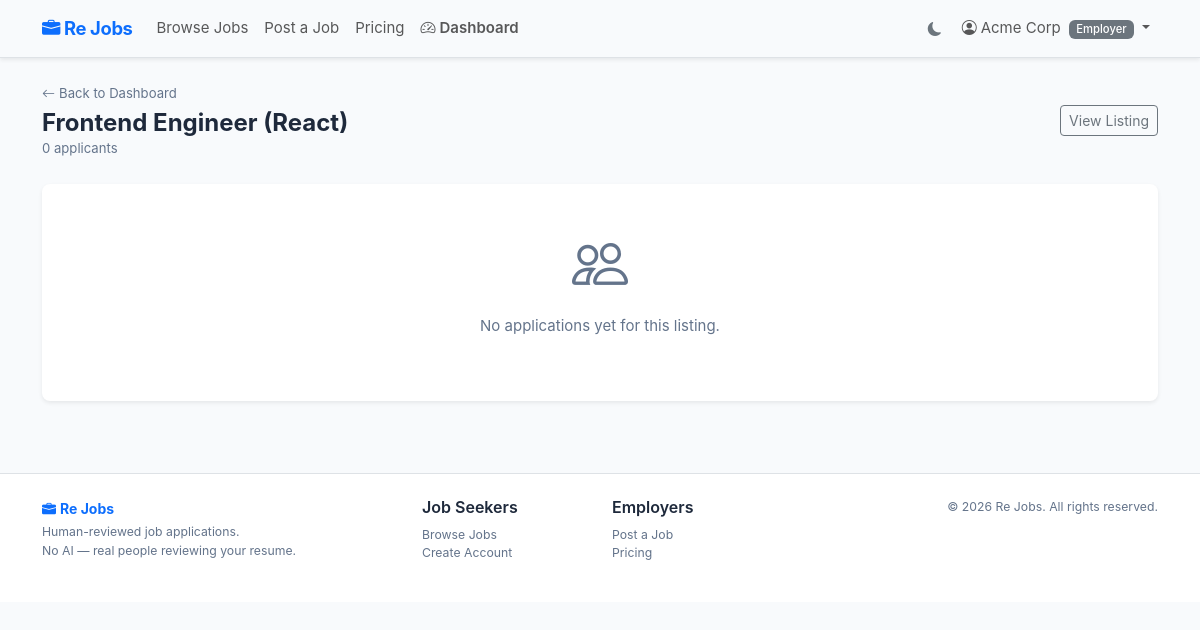
/apply/job/2/applicants/ (signed in), run on the app's committed database.
### apps/accounts/models.py (models this page shows, shortened)
class CustomUser(AbstractUser):
    ADMIN = 'admin'
    REVIEWER = 'reviewer'
    EMPLOYER = 'employer'
    JOB_SEEKER = 'job_seeker'
    ROLE_CHOICES = [
        (ADMIN, 'Admin'),
        (REVIEWER, 'Reviewer'),
        (EMPLOYER, 'Employer'),
        (JOB_SEEKER, 'Job Seeker'),
    ]
    username = models.CharField(
        _('username'),
        max_length=150,
        blank=True,
        validators=[UnicodeUsernameValidator()],
    )
    email = models.EmailField(_('email address'), unique=True)
    role = models.CharField(max_length=20, choices=ROLE_CHOICES, default=JOB_SEEKER)
    objects = CustomUserManager()
    USERNAME_FIELD = 'email'
    REQUIRED_FIELDS = []
    class Meta:
        verbose_name = _('user')
        verbose_name_plural = _('users')
    def get_full_name(self):
        full = f'{self.first_name} {self.last_name}'.strip()
        return full or self.email
    @property
    def is_admin_user(self):
        return self.role == self.ADMIN or self.is_superuser
    @property
    def is_employer_user(self):
        return self.role == self.EMPLOYER
    @property
    def display_role(self):
        return dict(self.ROLE_CHOICES).get(self.role, self.role)

### apps/jobs/models.py (models this page shows, shortened)
class JobListing(models.Model):
    FULL_TIME = 'full_time'
    PART_TIME = 'part_time'
    CONTRACT = 'contract'
    TEMPORARY = 'temporary'
    INTERNSHIP = 'internship'
    JOB_TYPE_CHOICES = [
        (FULL_TIME, 'Full Time'),
        (PART_TIME, 'Part Time'),
        (CONTRACT, 'Contract'),
        (TEMPORARY, 'Temporary'),
        (INTERNSHIP, 'Internship'),
    ]
    DRAFT = 'draft'
    ACTIVE = 'active'
    PAUSED = 'paused'
    CLOSED = 'closed'
    EXPIRED = 'expired'
    STATUS_CHOICES = [
        (DRAFT, 'Draft'),
        (ACTIVE, 'Active'),
        (PAUSED, 'Paused'),
        (CLOSED, 'Closed'),
        (EXPIRED, 'Expired'),
    ]
    ONSITE = 'onsite'
    REMOTE = 'remote'
    HYBRID = 'hybrid'
    WORK_MODE_CHOICES = [
        (ONSITE, 'On-site'),
        (REMOTE, 'Remote'),
        (HYBRID, 'Hybrid'),
    ]
    employer = models.ForeignKey(
        'accounts.EmployerProfile',
        on_delete=models.CASCADE,
        related_name='job_listings',
    )
    category = models.ForeignKey(
        JobCategory,
        on_delete=models.SET_NULL,
        null=True,
        blank=True,
        related_name='job_listings',
    )
    title = models.CharField(max_length=200)
    slug = models.SlugField(max_length=250, unique=True, blank=True)
    description = models.TextField()
    requirements = models.TextField()
    responsibilities = models.TextField(blank=True)
    job_type = models.CharField(max_length=20, choices=JOB_TYPE_CHOICES, default=FULL_TIME)
    work_mode = models.CharField(max_length=20, choices=WORK_MODE_CHOICES, default=ONSITE)
    location = models.CharField(max_length=200, blank=True)
    salary_min = models.DecimalField(max_digits=10, decimal_places=2, null=True, blank=True)
    salary_max = models.DecimalField(max_digits=10, decimal_places=2, null=True, blank=True)
    salary_currency = models.CharField(max_length=3, default='USD')
    is_salary_public = models.BooleanField(default=True)
    status = models.CharField(max_length=20, choices=STATUS_CHOICES, default=DRAFT)
    is_featured = models.BooleanField(default=False)
    application_deadline = models.DateField(null=True, blank=True)
    posted_at = models.DateTimeField(null=True, blank=True)
    expires_at = models.DateTimeField(null=True, blank=True)
    created_at = models.DateTimeField(auto_now_add=True)
    updated_at = models.DateTimeField(auto_now=True)
    class Meta:
        verbose_name = 'Job Listing'
        verbose_name_plural = 'Job Listings'
        ordering = ['-posted_at', '-created_at']

### apps/applications/views.py (the view)
# urls.py: path('job/<int:job_pk>/applicants/', views.job_applicants, name='job_applicants'),
@login_required
def job_applicants(request, job_pk):
    if not request.user.is_employer_user:
        messages.error(request, 'Access denied.')
        return redirect('dashboard:home')
    job = get_object_or_404(
        JobListing,
        pk=job_pk,
        employer=request.user.employer_profile,
    )
    applications = (
        job.applications
        .select_related('applicant')
        .prefetch_related('review_assignments')
        .order_by('-applied_at')
    )
    return render(request, 'applications/job_applicants.html', {
        'job': job,
        'applications': applications,
    })

### templates/applications/job_applicants.html (shortened to what this page needs)
{% extends 'base.html' %}
{% block content %}
<div class="container">
  <div class="d-flex justify-content-between align-items-center mb-4">
    <div>
      <a href="{% url 'dashboard:employer' %}" class="text-muted small text-decoration-none">
        <i class="bi bi-arrow-left me-1"></i>Back to Dashboard
      </a>
      <h1 class="h4 fw-bold mb-0 mt-1">{{ job.title }}</h1>
      <span class="text-muted small">{{ applications|length }} applicant{{ applications|length|pluralize }}</span>
    </div>
    <a href="{% url 'jobs:detail' job.slug %}" class="btn btn-outline-secondary btn-sm">View Listing</a>
  </div>
  <div class="card border-0 shadow-sm">
    {% if applications %}
    <div class="table-responsive">
      <table class="table table-hover align-middle mb-0">
        <thead class="table-group-divider">
          <tr>
            <th>Applicant</th>
            <th>Applied</th>
            <th>Status</th>
            <th>Review</th>
            <th></th>
          </tr>
        </thead>
        <tbody>
          {% for app in applications %}
          <tr>
            <td>
              <div class="fw-medium">{{ app.applicant.get_full_name }}</div>
              <div class="text-muted small">{{ app.applicant.email }}</div>
            </td>
            <td class="text-muted small">{{ app.applied_at|date:"M j, Y" }}</td>
            <td>
              {% if app.status == 'pending' %}<span class="badge bg-secondary">Pending</span>
              {% elif app.status == 'under_review' %}<span class="badge text-bg-info">Under Review</span>
              {% elif app.status == 'reviewed' %}<span class="badge bg-primary">Reviewed</span>
              {% elif app.status == 'shortlisted' %}<span class="badge bg-success">Shortlisted</span>
              {% elif app.status == 'rejected' %}<span class="badge bg-danger">Not Selected</span>
              {% elif app.status == 'hired' %}<span class="badge text-bg-warning">Hired</span>
              {% else %}<span class="badge bg-secondary-subtle text-secondary-emphasis">{{ app.get_status_display }}</span>{% endif %}
            </td>
            <td>
              {% with ra=app.review_assignments.first %}
              {% if ra %}
                <span class="text-muted small">{{ ra.reviewer.get_full_name }}</span>
              {% else %}
                <span class="text-muted small">Unassigned</span>
              {% endif %}
              {% endwith %}
            </td>
            <td>
              <a href="{% url 'applications:detail' app.pk %}" class="btn btn-outline-secondary btn-sm">View</a>
            </td>
          </tr>
          {% endfor %}
        </tbody>
      </table>
    </div>
    {% else %}
    <div class="card-body text-center py-5 text-muted">
      <i class="bi bi-people display-4 d-block mb-3"></i>
      <p>No applications yet for this listing.</p>
    </div>
    {% endif %}
  </div>
</div>
{% endblock %}

### templates/partials/_navbar.html (shortened to what this page needs)
<nav class="navbar navbar-expand-lg border-bottom shadow-sm" data-bs-theme="auto">
  <div class="container">
    <a class="navbar-brand fw-bold text-primary" href="{% url 'jobs:list' %}">
      <i class="bi bi-briefcase-fill me-1"></i>Re Jobs
    </a>
    <div class="collapse navbar-collapse" id="mainNav">
      <ul class="navbar-nav me-auto mb-2 mb-lg-0">
        <li class="nav-item">
          <a class="nav-link" href="{% url 'jobs:list' %}">Browse Jobs</a>
        </li>
        {% if user.is_authenticated and user.is_employer_user %}
        <li class="nav-item">
          <a class="nav-link" href="{% url 'jobs:post' %}">Post a Job</a>
        </li>
        {% endif %}
        <li class="nav-item">
          <a class="nav-link" href="{% url 'billing:plans' %}">Pricing</a>
        </li>
        {% if user.is_authenticated %}
        <li class="nav-item">
          <a class="nav-link fw-semibold" href="{% url 'dashboard:home' %}">
            <i class="bi bi-speedometer2 me-1"></i>Dashboard
          </a>
        </li>
        {% endif %}
      </ul>
      <ul class="navbar-nav ms-auto align-items-center">
        <li class="nav-item me-1">
          <button id="theme-toggle" class="btn btn-sm btn-outline-secondary border-0" title="Toggle dark/light mode" aria-label="Toggle theme">
            <i class="bi bi-moon-fill" id="theme-icon"></i>
          </button>
        </li>
        {% if user.is_authenticated %}
        <li class="nav-item dropdown">
          <a class="nav-link dropdown-toggle" href="#" role="button" data-bs-toggle="dropdown">
            <i class="bi bi-person-circle me-1"></i>{{ user.get_full_name }}
            <span class="badge bg-secondary ms-1 text-capitalize">{{ user.display_role }}</span>
          </a>
        </li>
        {% endif %}
      </ul>
    </div>
  </div>
</nav>

### static/css/main.css (style rules this page uses)
:root { --rj-primary: #1d4ed8; --rj-primary-dk: #1e40af; --rj-text: #1e293b; --rj-muted: #64748b; --rj-border: #e2e8f0; --rj-bg: #f8fafc; --rj-white: #ffffff; }
body { color: var(--rj-text); background-color: var(--rj-bg); font-family: -apple-system, BlinkMacSystemFont, "Segoe UI", Roboto, "Helvetica Neue", Arial, sans-serif; font-size: 0.9375rem; }
h1, h2, h3, h4, h5, h6 { color: var(--rj-text); }
.text-muted { color: var(--rj-muted) !important; }
.navbar { min-height: 58px; }
.navbar-brand { font-size: 1.15rem; letter-spacing: -0.02em; }
.card { border-radius: 0.5rem; }
.badge { font-weight: 500; }

### data on the page
CustomUser: get_full_name "Acme Corp", display_role "Employer"
JobListing: title "Frontend Engineer (React)"

### other printed values
{{ applications|length }} "0"
